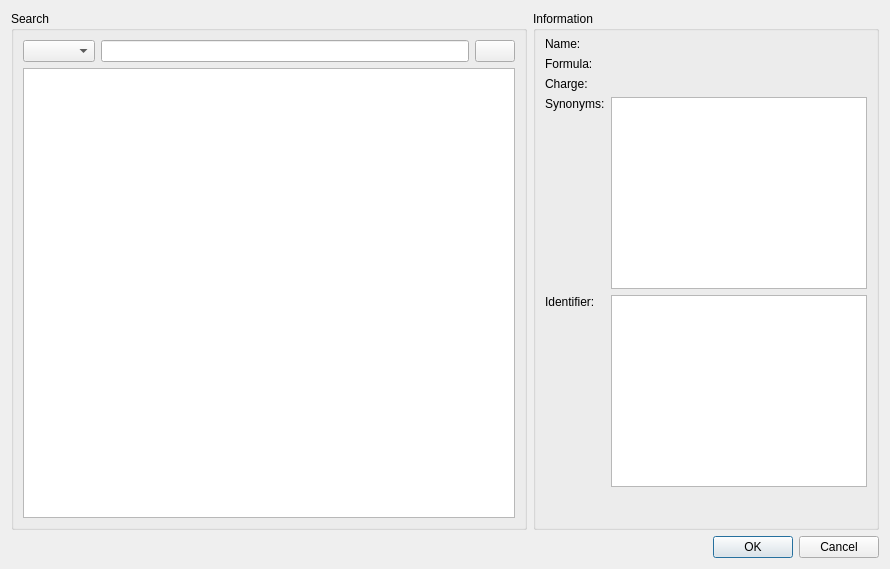
<?xml version="1.0" encoding="UTF-8"?>
<ui version="4.0">
 <class>DatabaseSelectionDialog</class>
 <widget class="QDialog" name="DatabaseSelectionDialog">
  <property name="geometry">
   <rect>
    <x>0</x>
    <y>0</y>
    <width>890</width>
    <height>569</height>
   </rect>
  </property>
  <property name="windowTitle">
   <string>Dialog</string>
  </property>
  <layout class="QVBoxLayout" name="verticalLayout_2">
   <item>
    <layout class="QHBoxLayout" name="horizontalLayout_2">
     <item>
      <widget class="QGroupBox" name="groupBox">
       <property name="sizePolicy">
        <sizepolicy hsizetype="Expanding" vsizetype="Preferred">
         <horstretch>0</horstretch>
         <verstretch>0</verstretch>
        </sizepolicy>
       </property>
       <property name="title">
        <string>Search</string>
       </property>
       <layout class="QVBoxLayout" name="verticalLayout">
        <item>
         <layout class="QHBoxLayout" name="horizontalLayout">
          <item>
           <widget class="QComboBox" name="comboBox"/>
          </item>
          <item>
           <widget class="QLineEdit" name="lineEdit"/>
          </item>
          <item>
           <widget class="QPushButton" name="pushButton">
            <property name="text">
             <string/>
            </property>
            <property name="icon">
             <iconset resource="../../icons/icons.qrc">
              <normaloff>:/search_icon</normaloff>:/search_icon</iconset>
            </property>
           </widget>
          </item>
         </layout>
        </item>
        <item>
         <widget class="ElementTableView" name="dataView">
          <property name="sizePolicy">
           <sizepolicy hsizetype="Expanding" vsizetype="Expanding">
            <horstretch>0</horstretch>
            <verstretch>0</verstretch>
           </sizepolicy>
          </property>
          <attribute name="verticalHeaderVisible">
           <bool>false</bool>
          </attribute>
         </widget>
        </item>
       </layout>
      </widget>
     </item>
     <item>
      <widget class="QGroupBox" name="groupBox_2">
       <property name="sizePolicy">
        <sizepolicy hsizetype="Fixed" vsizetype="Preferred">
         <horstretch>0</horstretch>
         <verstretch>0</verstretch>
        </sizepolicy>
       </property>
       <property name="title">
        <string>Information</string>
       </property>
       <layout class="QFormLayout" name="formLayout">
        <property name="horizontalSpacing">
         <number>6</number>
        </property>
        <property name="topMargin">
         <number>6</number>
        </property>
        <item row="0" column="0">
         <widget class="QLabel" name="label">
          <property name="sizePolicy">
           <sizepolicy hsizetype="Minimum" vsizetype="Preferred">
            <horstretch>0</horstretch>
            <verstretch>0</verstretch>
           </sizepolicy>
          </property>
          <property name="text">
           <string>Name:</string>
          </property>
         </widget>
        </item>
        <item row="0" column="1">
         <widget class="QLabel" name="label_name">
          <property name="sizePolicy">
           <sizepolicy hsizetype="Minimum" vsizetype="Preferred">
            <horstretch>0</horstretch>
            <verstretch>0</verstretch>
           </sizepolicy>
          </property>
          <property name="text">
           <string/>
          </property>
          <property name="wordWrap">
           <bool>false</bool>
          </property>
         </widget>
        </item>
        <item row="2" column="0">
         <widget class="QLabel" name="label_4">
          <property name="sizePolicy">
           <sizepolicy hsizetype="Minimum" vsizetype="Preferred">
            <horstretch>0</horstretch>
            <verstretch>0</verstretch>
           </sizepolicy>
          </property>
          <property name="text">
           <string>Formula:</string>
          </property>
         </widget>
        </item>
        <item row="4" column="0">
         <widget class="QLabel" name="label_2">
          <property name="sizePolicy">
           <sizepolicy hsizetype="Minimum" vsizetype="Preferred">
            <horstretch>0</horstretch>
            <verstretch>0</verstretch>
           </sizepolicy>
          </property>
          <property name="text">
           <string>Charge:</string>
          </property>
         </widget>
        </item>
        <item row="4" column="1">
         <widget class="QLabel" name="label_charge">
          <property name="sizePolicy">
           <sizepolicy hsizetype="Minimum" vsizetype="Preferred">
            <horstretch>0</horstretch>
            <verstretch>0</verstretch>
           </sizepolicy>
          </property>
          <property name="text">
           <string/>
          </property>
         </widget>
        </item>
        <item row="2" column="1">
         <widget class="QLabel" name="label_formula">
          <property name="sizePolicy">
           <sizepolicy hsizetype="Minimum" vsizetype="Preferred">
            <horstretch>0</horstretch>
            <verstretch>0</verstretch>
           </sizepolicy>
          </property>
          <property name="text">
           <string/>
          </property>
         </widget>
        </item>
        <item row="7" column="1">
         <widget class="QListWidget" name="list_synonyms">
          <property name="sizePolicy">
           <sizepolicy hsizetype="Minimum" vsizetype="Minimum">
            <horstretch>0</horstretch>
            <verstretch>0</verstretch>
           </sizepolicy>
          </property>
          <property name="frameShape">
           <enum>QFrame::StyledPanel</enum>
          </property>
          <property name="editTriggers">
           <set>QAbstractItemView::NoEditTriggers</set>
          </property>
          <property name="selectionMode">
           <enum>QAbstractItemView::NoSelection</enum>
          </property>
          <property name="layoutMode">
           <enum>QListView::SinglePass</enum>
          </property>
         </widget>
        </item>
        <item row="7" column="0">
         <widget class="QLabel" name="label_3">
          <property name="sizePolicy">
           <sizepolicy hsizetype="Minimum" vsizetype="Preferred">
            <horstretch>0</horstretch>
            <verstretch>0</verstretch>
           </sizepolicy>
          </property>
          <property name="text">
           <string>Synonyms:</string>
          </property>
          <property name="alignment">
           <set>Qt::AlignLeading|Qt::AlignLeft|Qt::AlignTop</set>
          </property>
         </widget>
        </item>
        <item row="10" column="0">
         <widget class="QLabel" name="label_5">
          <property name="sizePolicy">
           <sizepolicy hsizetype="Minimum" vsizetype="Preferred">
            <horstretch>0</horstretch>
            <verstretch>0</verstretch>
           </sizepolicy>
          </property>
          <property name="text">
           <string>Identifier:</string>
          </property>
          <property name="alignment">
           <set>Qt::AlignLeading|Qt::AlignLeft|Qt::AlignTop</set>
          </property>
         </widget>
        </item>
        <item row="10" column="1">
         <widget class="QTableWidget" name="tableWidget">
          <property name="sizePolicy">
           <sizepolicy hsizetype="Minimum" vsizetype="Minimum">
            <horstretch>0</horstretch>
            <verstretch>0</verstretch>
           </sizepolicy>
          </property>
          <property name="editTriggers">
           <set>QAbstractItemView::NoEditTriggers</set>
          </property>
          <property name="wordWrap">
           <bool>false</bool>
          </property>
          <attribute name="horizontalHeaderStretchLastSection">
           <bool>true</bool>
          </attribute>
          <attribute name="verticalHeaderVisible">
           <bool>false</bool>
          </attribute>
          <attribute name="verticalHeaderHighlightSections">
           <bool>false</bool>
          </attribute>
         </widget>
        </item>
       </layout>
      </widget>
     </item>
    </layout>
   </item>
   <item>
    <widget class="QDialogButtonBox" name="buttonBox">
     <property name="orientation">
      <enum>Qt::Horizontal</enum>
     </property>
     <property name="standardButtons">
      <set>QDialogButtonBox::Cancel|QDialogButtonBox::Ok</set>
     </property>
    </widget>
   </item>
  </layout>
 </widget>
 <customwidgets>
  <customwidget>
   <class>ElementTableView</class>
   <extends>QTableView</extends>
   <header>GEMEditor.widgets.views</header>
  </customwidget>
 </customwidgets>
 <resources>
  <include location="../../icons/icons.qrc"/>
 </resources>
 <connections>
  <connection>
   <sender>buttonBox</sender>
   <signal>accepted()</signal>
   <receiver>DatabaseSelectionDialog</receiver>
   <slot>accept()</slot>
   <hints>
    <hint type="sourcelabel">
     <x>236</x>
     <y>559</y>
    </hint>
    <hint type="destinationlabel">
     <x>157</x>
     <y>274</y>
    </hint>
   </hints>
  </connection>
  <connection>
   <sender>buttonBox</sender>
   <signal>rejected()</signal>
   <receiver>DatabaseSelectionDialog</receiver>
   <slot>reject()</slot>
   <hints>
    <hint type="sourcelabel">
     <x>304</x>
     <y>559</y>
    </hint>
    <hint type="destinationlabel">
     <x>286</x>
     <y>274</y>
    </hint>
   </hints>
  </connection>
  <connection>
   <sender>comboBox</sender>
   <signal>currentIndexChanged(int)</signal>
   <receiver>DatabaseSelectionDialog</receiver>
   <slot>update_query()</slot>
   <hints>
    <hint type="sourcelabel">
     <x>89</x>
     <y>55</y>
    </hint>
    <hint type="destinationlabel">
     <x>597</x>
     <y>88</y>
    </hint>
   </hints>
  </connection>
  <connection>
   <sender>pushButton</sender>
   <signal>clicked()</signal>
   <receiver>DatabaseSelectionDialog</receiver>
   <slot>update_query()</slot>
   <hints>
    <hint type="sourcelabel">
     <x>527</x>
     <y>52</y>
    </hint>
    <hint type="destinationlabel">
     <x>566</x>
     <y>35</y>
    </hint>
   </hints>
  </connection>
 </connections>
 <slots>
  <slot>update_query()</slot>
 </slots>
</ui>
